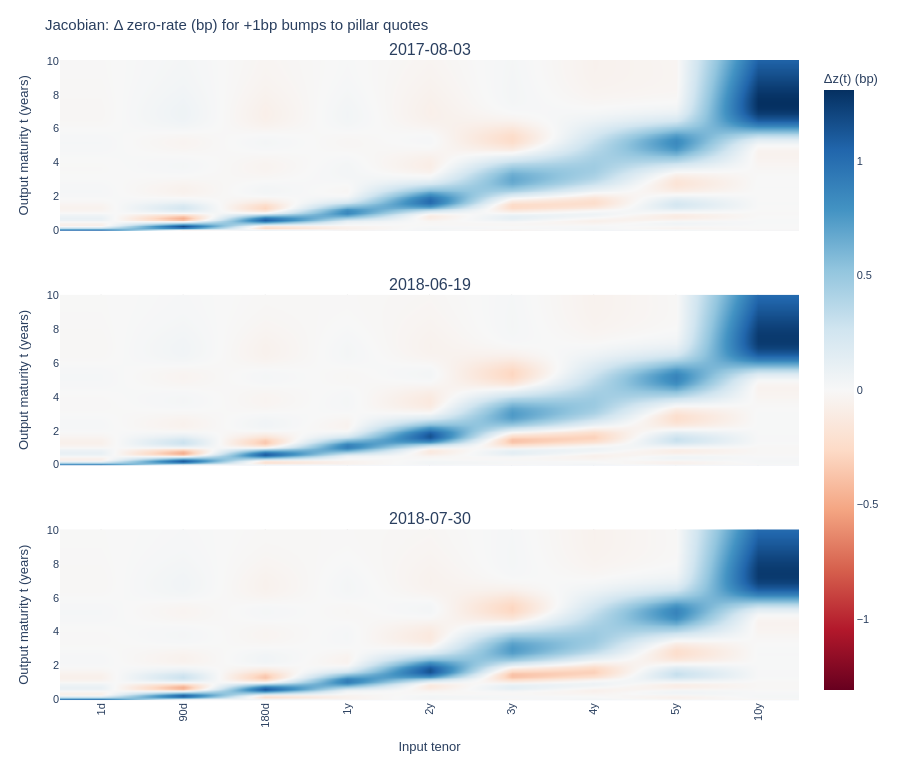

Notebook code for this chart:
### Markdown cell above
Now we compute the Jacobian of the implied zero rates with respect to the input swap rates. We can see whether each pillar quote produces a *local and sensible* influence on the zero curve (e.g., short-tenor bumps affecting mostly the short end, longer tenors driving the long end).

### Code cell
t_grid = np.linspace(1/360, 10.0, 100)
fig = plot_jacobian(model, test_market_rates_df, t_grid=t_grid, dates=dates)
fig.show()

### Figure 1 — Plotly figure (JSON) as saved in the notebook; plotly's stock layout.template omitted (floating-point values rounded to 4 significant figures; data arrays with more than 128 entries replaced by an {"elided": "..."} marker saying what was removed)
{"data": [{"coloraxis": "coloraxis", "hovertemplate": "t=%{y:.3f}y<br>pillar=%{x}<br>Δz(t)=%{z:.3f} bp (per +1bp bump)<extra></extra>", "type": "heatmap", "x": ["1d", "90d", "180d", "1y", "2y", "3y", "4y", "5y", "10y"], "xaxis": "x", "y": [0.002778, 0.1038, 0.2047, 0.3057, 0.4067, 0.5077, 0.6087, 0.7097, 0.8106, 0.9116, 1.013, 1.114, 1.215, 1.316, 1.417, 1.518, 1.618, 1.719, 1.82, 1.921, 2.022, 2.123, 2.224, 2.325, 2.426, 2.527, 2.628, 2.729, 2.83, 2.931, 3.032, 3.133, 3.234, 3.335, 3.436, 3.537, 3.638, 3.739, 3.84, 3.941, 4.042, 4.143, 4.244, 4.345, 4.446, 4.547, 4.648, 4.749, 4.85, 4.951, 5.052, 5.153, 5.254, 5.355, 5.456, 5.557, 5.658, 5.759, 5.86, 5.961, 6.062, 6.163, 6.264, 6.365, 6.466, 6.567, 6.668, 6.769, 6.87, 6.971, 7.072, 7.173, 7.273, 7.374, 7.475, 7.576, 7.677, 7.778, 7.879, 7.98, 8.081, 8.182, 8.283, 8.384, 8.485, 8.586, 8.687, 8.788, 8.889, 8.99, 9.091, 9.192, 9.293, 9.394, 9.495, 9.596, 9.697, 9.798, 9.899, 10.0], "yaxis": "y", "z": {"elided": "100x9 float values"}, "zmax": 1.31, "zmid": 0, "zmin": -1.31, "zsmooth": "best"}, {"coloraxis": "coloraxis", "hovertemplate": "t=%{y:.3f}y<br>pillar=%{x}<br>Δz(t)=%{z:.3f} bp (per +1bp bump)<extra></extra>", "type": "heatmap", "x": ["1d", "90d", "180d", "1y", "2y", "3y", "4y", "5y", "10y"], "xaxis": "x2", "y": [0.002778, 0.1038, 0.2047, 0.3057, 0.4067, 0.5077, 0.6087, 0.7097, 0.8106, 0.9116, 1.013, 1.114, 1.215, 1.316, 1.417, 1.518, 1.618, 1.719, 1.82, 1.921, 2.022, 2.123, 2.224, 2.325, 2.426, 2.527, 2.628, 2.729, 2.83, 2.931, 3.032, 3.133, 3.234, 3.335, 3.436, 3.537, 3.638, 3.739, 3.84, 3.941, 4.042, 4.143, 4.244, 4.345, 4.446, 4.547, 4.648, 4.749, 4.85, 4.951, 5.052, 5.153, 5.254, 5.355, 5.456, 5.557, 5.658, 5.759, 5.86, 5.961, 6.062, 6.163, 6.264, 6.365, 6.466, 6.567, 6.668, 6.769, 6.87, 6.971, 7.072, 7.173, 7.273, 7.374, 7.475, 7.576, 7.677, 7.778, 7.879, 7.98, 8.081, 8.182, 8.283, 8.384, 8.485, 8.586, 8.687, 8.788, 8.889, 8.99, 9.091, 9.192, 9.293, 9.394, 9.495, 9.596, 9.697, 9.798, 9.899, 10.0], "yaxis": "y2", "z": {"elided": "100x9 float values"}, "zmax": 1.31, "zmid": 0, "zmin": -1.31, "zsmooth": "best"}, {"coloraxis": "coloraxis", "hovertemplate": "t=%{y:.3f}y<br>pillar=%{x}<br>Δz(t)=%{z:.3f} bp (per +1bp bump)<extra></extra>", "type": "heatmap", "x": ["1d", "90d", "180d", "1y", "2y", "3y", "4y", "5y", "10y"], "xaxis": "x3", "y": [0.002778, 0.1038, 0.2047, 0.3057, 0.4067, 0.5077, 0.6087, 0.7097, 0.8106, 0.9116, 1.013, 1.114, 1.215, 1.316, 1.417, 1.518, 1.618, 1.719, 1.82, 1.921, 2.022, 2.123, 2.224, 2.325, 2.426, 2.527, 2.628, 2.729, 2.83, 2.931, 3.032, 3.133, 3.234, 3.335, 3.436, 3.537, 3.638, 3.739, 3.84, 3.941, 4.042, 4.143, 4.244, 4.345, 4.446, 4.547, 4.648, 4.749, 4.85, 4.951, 5.052, 5.153, 5.254, 5.355, 5.456, 5.557, 5.658, 5.759, 5.86, 5.961, 6.062, 6.163, 6.264, 6.365, 6.466, 6.567, 6.668, 6.769, 6.87, 6.971, 7.072, 7.173, 7.273, 7.374, 7.475, 7.576, 7.677, 7.778, 7.879, 7.98, 8.081, 8.182, 8.283, 8.384, 8.485, 8.586, 8.687, 8.788, 8.889, 8.99, 9.091, 9.192, 9.293, 9.394, 9.495, 9.596, 9.697, 9.798, 9.899, 10.0], "yaxis": "y3", "z": {"elided": "100x9 float values"}, "zmax": 1.31, "zmid": 0, "zmin": -1.31, "zsmooth": "best"}], "layout": {"annotations": [{"font": {"size": 16}, "showarrow": false, "text": "2017-08-03", "x": 0.5, "xanchor": "center", "xref": "paper", "y": 1, "yanchor": "bottom", "yref": "paper"}, {"font": {"size": 16}, "showarrow": false, "text": "2018-06-19", "x": 0.5, "xanchor": "center", "xref": "paper", "y": 0.6333, "yanchor": "bottom", "yref": "paper"}, {"font": {"size": 16}, "showarrow": false, "text": "2018-07-30", "x": 0.5, "xanchor": "center", "xref": "paper", "y": 0.2667, "yanchor": "bottom", "yref": "paper"}], "coloraxis": {"cmax": 1.31, "cmid": 0, "cmin": -1.31, "colorbar": {"title": {"text": "Δz(t) (bp)"}}, "colorscale": [[0, "rgb(103,0,31)"], [0.1, "rgb(178,24,43)"], [0.2, "rgb(214,96,77)"], [0.3, "rgb(244,165,130)"], [0.4, "rgb(253,219,199)"], [0.5, "rgb(247,247,247)"], [0.6, "rgb(209,229,240)"], [0.7, "rgb(146,197,222)"], [0.8, "rgb(67,147,195)"], [0.9, "rgb(33,102,172)"], [1, "rgb(5,48,97)"]]}, "font": {"family": "Arial", "size": 11}, "height": 770, "margin": {"b": 70, "l": 60, "r": 35, "t": 60}, "title": {"text": "Jacobian: Δ zero-rate (bp) for +1bp bumps to pillar quotes"}, "xaxis": {"anchor": "y", "automargin": true, "categoryarray": ["1d", "90d", "180d", "1y", "2y", "3y", "4y", "5y", "10y"], "categoryorder": "array", "domain": [0, 1], "gridcolor": "rgba(0,0,0,0.15)", "showgrid": true, "showticklabels": false, "tickangle": -90, "tickfont": {"size": 11}, "type": "category"}, "xaxis2": {"anchor": "y2", "automargin": true, "categoryarray": ["1d", "90d", "180d", "1y", "2y", "3y", "4y", "5y", "10y"], "categoryorder": "array", "domain": [0, 1], "gridcolor": "rgba(0,0,0,0.15)", "showgrid": true, "showticklabels": false, "tickangle": -90, "tickfont": {"size": 11}, "type": "category"}, "xaxis3": {"anchor": "y3", "automargin": true, "categoryarray": ["1d", "90d", "180d", "1y", "2y", "3y", "4y", "5y", "10y"], "categoryorder": "array", "domain": [0, 1], "gridcolor": "rgba(0,0,0,0.15)", "showgrid": true, "showticklabels": true, "tickangle": -90, "tickfont": {"size": 11}, "title": {"text": "Input tenor"}, "type": "category"}, "yaxis": {"anchor": "x", "domain": [0.7333, 1], "title": {"text": "Output maturity t (years)"}}, "yaxis2": {"anchor": "x2", "domain": [0.3667, 0.6333], "title": {"text": "Output maturity t (years)"}}, "yaxis3": {"anchor": "x3", "domain": [0, 0.2667], "title": {"text": "Output maturity t (years)"}}}}
